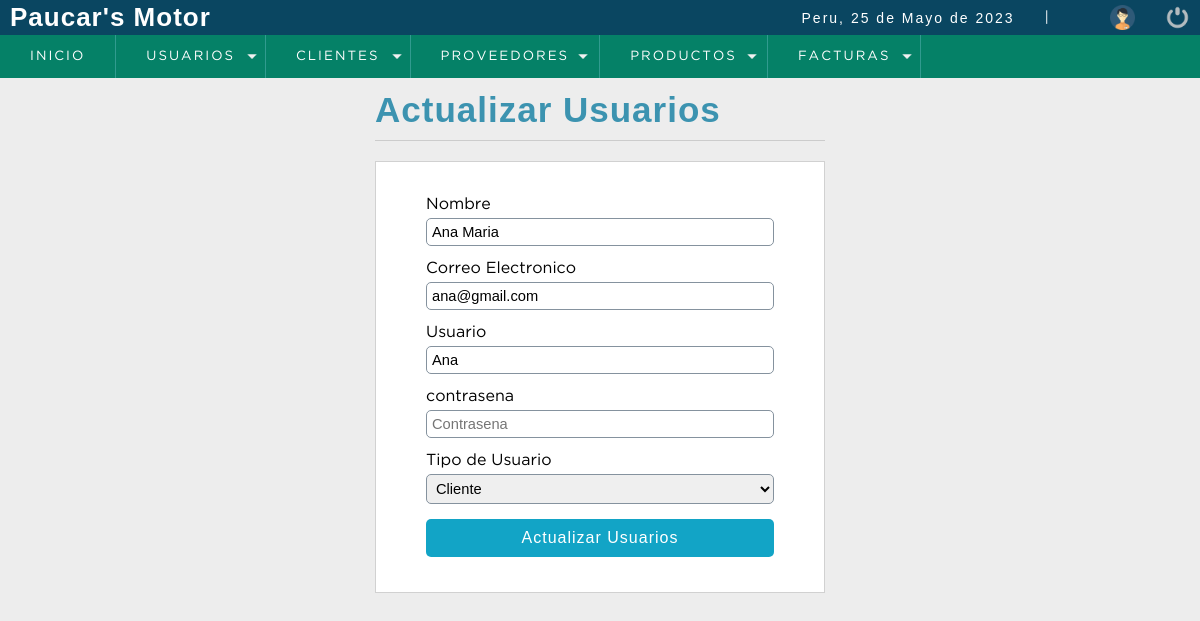
Screenshot of /sistema/editar_usuario.php?id=30 (signed in) with the database file from the repository.
### tables this page shows
CREATE TABLE `usuarios` (
  `id` int(11) NOT NULL,
  `nombre_completo` varchar(50) NOT NULL,
  `correo` varchar(50) NOT NULL,
  `usuario` varchar(50) NOT NULL,
  `contrasena` varchar(150) NOT NULL,
  `id_rol` int(11) NOT NULL
);

### sistema/editar_usuario.php (the view, shortened to what this page needs)
<?php
    include '../conexion_be.php';
        $iduser = $_GET['id'];
        $sql = mysqli_query($conexion, "SELECT u.id, u.nombre_completo, u.correo, u.usuario, (u.id_rol) AS id_rol, (r.descripcion) AS roles
                                        FROM usuarios u
                                        INNER JOIN roles r
                                        ON u.id_rol = r.id_r
                                        WHERE id = $iduser;");
        $result_sql = mysqli_num_rows($sql);
        if($result_sql == 0){
            header('Location: lista_usuario.php');
        }else{
            $option = '';
            while ($data    = mysqli_fetch_array($sql)){
                $nombre     = $data['nombre_completo'];
                $correo     = $data['correo'];
                $usuario    = $data['usuario'];
                $id_rol     = $data['id_rol'];
                if($id_rol == 1){
                    $option = '<option value="' . $id_rol . '"select>Administrador</option>';
                }else if($id_rol == 2){
                    $option = '<option value="' . $id_rol . '"select>Cliente</option>';
                }
            }
        }
?>
<!DOCTYPE html>
<html lang="en">
<head>
    <link rel="stylesheet" type="text/css" href="css/style.css">
    <?php include "includes/script.php";?>
</head>
<body>
	<?php include "includes/header.php";?>
	<section id="container">
        <div class="form_register">
            <h1>Actualizar Usuarios</h1>
            <hr>
            <form action="" method = "POST">
                <label for="nombre">Nombre</label>
                <input type="text" name ="nombre" id="nombre" placeholder= "Nombre completo"  value = "<?php echo $nombre?>">
                <label for="correo">Correo Electronico</label>
                <input type="text" name ="correo" id="correo" placeholder= "Correo electronico" value = "<?php echo $correo?>">
                <label for="usuario">Usuario</label>
                <input type="text" name ="usuario" id="usuario" placeholder= "Usuario" value = "<?php echo $usuario?>">
                <label for="contrasena">contrasena</label>
                <input type="password" name ="contrasena" id="contrasena" placeholder= "Contrasena" >
                <label for="rol">Tipo de Usuario</label>
                <select name="rol" id="rol" class = "notItemOne">
                    <?php
                        echo $option;
                    ?>
                </select>
                <input type="submit" value="Actualizar Usuarios" class="btn_save">
            </form>
        </div>
	</section>
</body>
</html>

### sistema/css/style.css (style rules this page uses)
* { margin: 0; padding: 0; box-sizing: border-box; }
body { background: #ededed; }
h1, h2, h3, h4, h5, h6 { font-family: 'arial'; font-weight: bold; letter-spacing: 1px; }
h1 { font-size: 26px; }
#container { padding: 90px 15px 15px; }
.form_register { width: 450px; margin: auto; }
.form_register h1 { color: #3c93b0; text-align: center; }
hr { border: 0; background: #CCC; height: 1px; margin: 10px 0; display: block; }
form { background: #FFF; margin: auto; padding: 20px 50px; border: 1px solid #d1d1d1; }
label { display: block; font-size: 12pt; font-family: 'GothamBook'; margin: 15px auto 5px auto; }
.notItemOne option:first-child { display: none; }
input,select { display: block; width: 100%; font-size: 11pt; padding: 5px; border: 1px solid #85929e; border-radius: 5px; }
.btn_save { font-size: 12pt; background: #12a4c6; padding: 10px; color: #FFF; letter-spacing: 1px; border: 0; cursor: pointer; margin: 15px auto; }
#container h1 { font-size: 35px; display: inline-block; }

### rows the page displays
usuarios: nombre "Ana Maria", correo "ana@gmail.com", usuario "Ana"

### other values shown
fechaC() "25 de Mayo de 2023"
